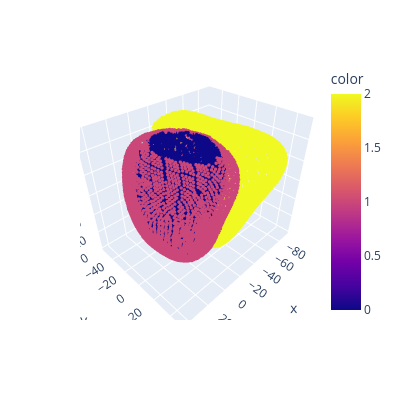
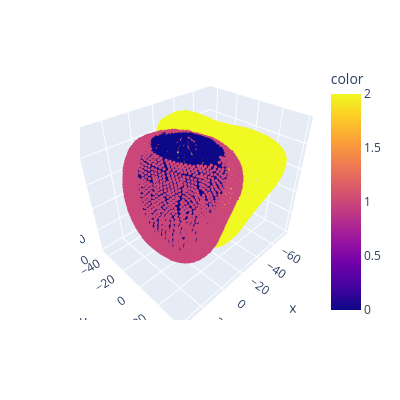
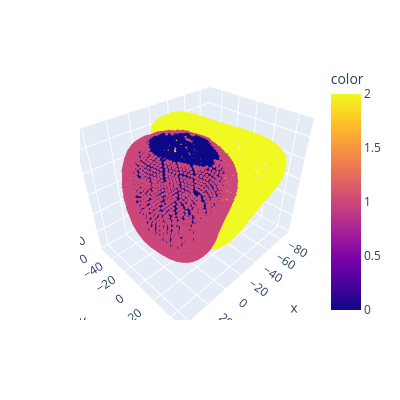
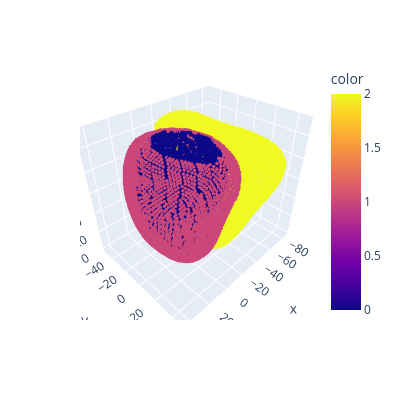

The cell these charts' notebook holds for them, in order:
### Code cell
import plotly.express as px

one_frame = sample0[0, :, :]

for i in range(0, 10, 3):
    frame = sample0[i, :, :]
    px.scatter_3d(x=frame[:,0], y=frame[:,1], z=frame[:,2], color=frame[:,3], width=400, height=400).update_traces(marker_size=2).show()

# px.scatter_3d(x=one_frame[:,0], y=one_frame[:,1], z=one_frame[:,2], color=one_frame[:,3]).update_traces(marker_size=2).show()

### Figure 1 — Plotly figure (JSON) as saved in the notebook; plotly's stock layout.template omitted (floating-point values rounded to 4 significant figures; data arrays with more than 128 entries replaced by an {"elided": "..."} marker saying what was removed)
{"data": [{"hovertemplate": "x=%{x}<br>y=%{y}<br>z=%{z}<br>color=%{marker.color}<extra></extra>", "legendgroup": "", "marker": {"color": {"elided": "18000 float values"}, "coloraxis": "coloraxis", "size": 2, "symbol": "circle"}, "mode": "markers", "name": "", "scene": "scene", "showlegend": false, "type": "scatter3d", "x": {"elided": "18000 float values"}, "y": {"elided": "18000 float values"}, "z": {"elided": "18000 float values"}}], "layout": {"coloraxis": {"colorbar": {"title": {"text": "color"}}, "colorscale": [[0, "#0d0887"], [0.1111, "#46039f"], [0.2222, "#7201a8"], [0.3333, "#9c179e"], [0.4444, "#bd3786"], [0.5556, "#d8576b"], [0.6667, "#ed7953"], [0.7778, "#fb9f3a"], [0.8889, "#fdca26"], [1, "#f0f921"]]}, "height": 400, "legend": {"tracegroupgap": 0}, "margin": {"t": 60}, "scene": {"domain": {"x": [0, 1], "y": [0, 1]}, "xaxis": {"title": {"text": "x"}}, "yaxis": {"title": {"text": "y"}}, "zaxis": {"title": {"text": "z"}}}, "width": 400}}

### Figure 2 — Plotly figure (JSON) as saved in the notebook; plotly's stock layout.template omitted (floating-point values rounded to 4 significant figures; data arrays with more than 128 entries replaced by an {"elided": "..."} marker saying what was removed)
{"data": [{"hovertemplate": "x=%{x}<br>y=%{y}<br>z=%{z}<br>color=%{marker.color}<extra></extra>", "legendgroup": "", "marker": {"color": {"elided": "18000 float values"}, "coloraxis": "coloraxis", "size": 2, "symbol": "circle"}, "mode": "markers", "name": "", "scene": "scene", "showlegend": false, "type": "scatter3d", "x": {"elided": "18000 float values"}, "y": {"elided": "18000 float values"}, "z": {"elided": "18000 float values"}}], "layout": {"coloraxis": {"colorbar": {"title": {"text": "color"}}, "colorscale": [[0, "#0d0887"], [0.1111, "#46039f"], [0.2222, "#7201a8"], [0.3333, "#9c179e"], [0.4444, "#bd3786"], [0.5556, "#d8576b"], [0.6667, "#ed7953"], [0.7778, "#fb9f3a"], [0.8889, "#fdca26"], [1, "#f0f921"]]}, "height": 400, "legend": {"tracegroupgap": 0}, "margin": {"t": 60}, "scene": {"domain": {"x": [0, 1], "y": [0, 1]}, "xaxis": {"title": {"text": "x"}}, "yaxis": {"title": {"text": "y"}}, "zaxis": {"title": {"text": "z"}}}, "width": 400}}

### Figure 3 — Plotly figure (JSON) as saved in the notebook; plotly's stock layout.template omitted (floating-point values rounded to 4 significant figures; data arrays with more than 128 entries replaced by an {"elided": "..."} marker saying what was removed)
{"data": [{"hovertemplate": "x=%{x}<br>y=%{y}<br>z=%{z}<br>color=%{marker.color}<extra></extra>", "legendgroup": "", "marker": {"color": {"elided": "18000 float values"}, "coloraxis": "coloraxis", "size": 2, "symbol": "circle"}, "mode": "markers", "name": "", "scene": "scene", "showlegend": false, "type": "scatter3d", "x": {"elided": "18000 float values"}, "y": {"elided": "18000 float values"}, "z": {"elided": "18000 float values"}}], "layout": {"coloraxis": {"colorbar": {"title": {"text": "color"}}, "colorscale": [[0, "#0d0887"], [0.1111, "#46039f"], [0.2222, "#7201a8"], [0.3333, "#9c179e"], [0.4444, "#bd3786"], [0.5556, "#d8576b"], [0.6667, "#ed7953"], [0.7778, "#fb9f3a"], [0.8889, "#fdca26"], [1, "#f0f921"]]}, "height": 400, "legend": {"tracegroupgap": 0}, "margin": {"t": 60}, "scene": {"domain": {"x": [0, 1], "y": [0, 1]}, "xaxis": {"title": {"text": "x"}}, "yaxis": {"title": {"text": "y"}}, "zaxis": {"title": {"text": "z"}}}, "width": 400}}

### Figure 4 — Plotly figure (JSON) as saved in the notebook; plotly's stock layout.template omitted (floating-point values rounded to 4 significant figures; data arrays with more than 128 entries replaced by an {"elided": "..."} marker saying what was removed)
{"data": [{"hovertemplate": "x=%{x}<br>y=%{y}<br>z=%{z}<br>color=%{marker.color}<extra></extra>", "legendgroup": "", "marker": {"color": {"elided": "18000 float values"}, "coloraxis": "coloraxis", "size": 2, "symbol": "circle"}, "mode": "markers", "name": "", "scene": "scene", "showlegend": false, "type": "scatter3d", "x": {"elided": "18000 float values"}, "y": {"elided": "18000 float values"}, "z": {"elided": "18000 float values"}}], "layout": {"coloraxis": {"colorbar": {"title": {"text": "color"}}, "colorscale": [[0, "#0d0887"], [0.1111, "#46039f"], [0.2222, "#7201a8"], [0.3333, "#9c179e"], [0.4444, "#bd3786"], [0.5556, "#d8576b"], [0.6667, "#ed7953"], [0.7778, "#fb9f3a"], [0.8889, "#fdca26"], [1, "#f0f921"]]}, "height": 400, "legend": {"tracegroupgap": 0}, "margin": {"t": 60}, "scene": {"domain": {"x": [0, 1], "y": [0, 1]}, "xaxis": {"title": {"text": "x"}}, "yaxis": {"title": {"text": "y"}}, "zaxis": {"title": {"text": "z"}}}, "width": 400}}
